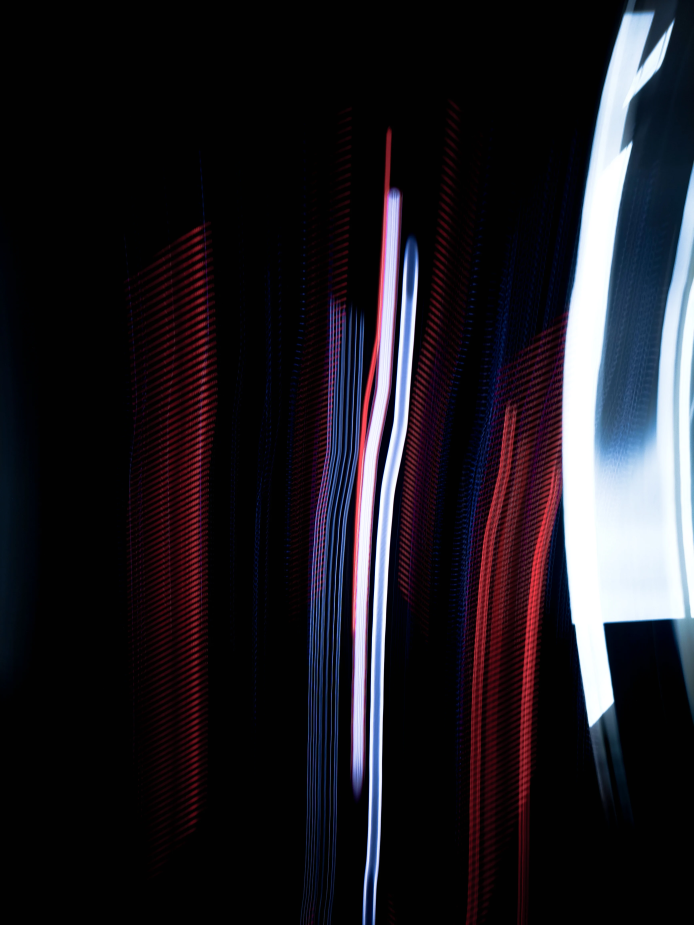
#> input picture assets/images/dark-gradient.jpg, 3468 x 4624 px (shown at 1/5 size)
$ python -i render_intro_thriller.py   (imports and definitions only)
#> lines starting #> are read from the running program, lines starting #| are printed output that depends on the picture; after the words box and inside, x2 and y2 are one past the last pixel; in counts of white or black regions, pixels touching at a corner belong together
from __future__ import annotations

import math
import shutil
import subprocess
from dataclasses import dataclass
from pathlib import Path

import numpy as np
from PIL import Image, ImageDraw, ImageFilter, ImageFont


ROOT = Path(__file__).resolve().parents[1]
VIDEO_DIR = ROOT / "assets" / "video"
CAPTIONS_DIR = VIDEO_DIR / "captions"
SOURCE_AUDIO = VIDEO_DIR / "source" / "teaser-source.mp4"

W, H, FPS = 960, 540, 20
DURATION = 60.0
FRAMES = int(DURATION * FPS)


@dataclass
class Scene:
    title: str
    subtitle: str
    accent: tuple[int, int, int]
    duration: float = 6.0


SCENES = [
    Scene("Lumenet Labs Presents", "A practical AI transformation experience", (88, 230, 220)),
    Scene("Evolve with AI", "Free 8-day live online workshop", (246, 202, 110)),
    Scene("Stop Random AI Use", "Build systems that drive real outcomes", (92, 225, 214)),
    Scene("Study + Exam Precision", "Revision loops, notes, memory prompts, planning", (241, 186, 94)),
    Scene("College + Scholarships", "Research, essays, SOP/LOR support, interviews", (90, 216, 209)),
    Scene("Career + Projects", "CV upgrades, networking, portfolio execution", (236, 182, 92)),
    Scene("Business + Content", "Offer ideas, validation, and smart content flow", (90, 224, 210)),
    Scene("AI Brain + Automation", "Build a personal intelligence operating layer", (243, 196, 106)),
    Scene("1 July to 8 July 2026", "7:30 PM to 9:30 PM IST | Live online via Zoom", (95, 226, 220)),
    Scene("Register Free Now", "Scan the QR and lock your seat", (245, 205, 118)),
]


def load_font(size: int, serif: bool = False) -> ImageFont.FreeTypeFont:
#> called with size = 56, serif = True
    serif_candidates = [
        "/System/Library/Fonts/Supplemental/Times New Roman Bold.ttf",
        "/System/Library/Fonts/Supplemental/Georgia Bold.ttf",
    ]
    sans_candidates = [
        "/System/Library/Fonts/Supplemental/Arial Bold.ttf",
        "/System/Library/Fonts/Supplemental/Verdana Bold.ttf",
    ]
    for path in (serif_candidates if serif else sans_candidates):
        try:
            return ImageFont.truetype(path, size=size)
        except OSError:
            pass
#> further down, picture is the input picture: PIL image 3468x4624 RGB; mean R, G, B 32.1, 29.1, 35.2
    return ImageFont.load_default()


H1_FONT = load_font(56, serif=True)
H2_FONT = load_font(28, serif=False)
KICKER_FONT = load_font(22, serif=False)
CHIP_FONT = load_font(17, serif=False)

XX = np.linspace(0.0, 1.0, W, dtype=np.float32)
YY = np.linspace(0.0, 1.0, H, dtype=np.float32)
GRID_X, GRID_Y = np.meshgrid(XX, YY)


def clamp01(value: float) -> float:
    return 0.0 if value < 0 else 1.0 if value > 1 else value


# [114 lines left out: functions smoothstep, find_scene, base_background, add_network_grid, add_thriller_streaks, add_floating_cards, not called in this run]


def draw_text_panel(frame: Image.Image) -> Image.Image:
    panel_box = (86, 116, W - 86, H - 98)

    blurred = frame.filter(ImageFilter.GaussianBlur(radius=7.0))
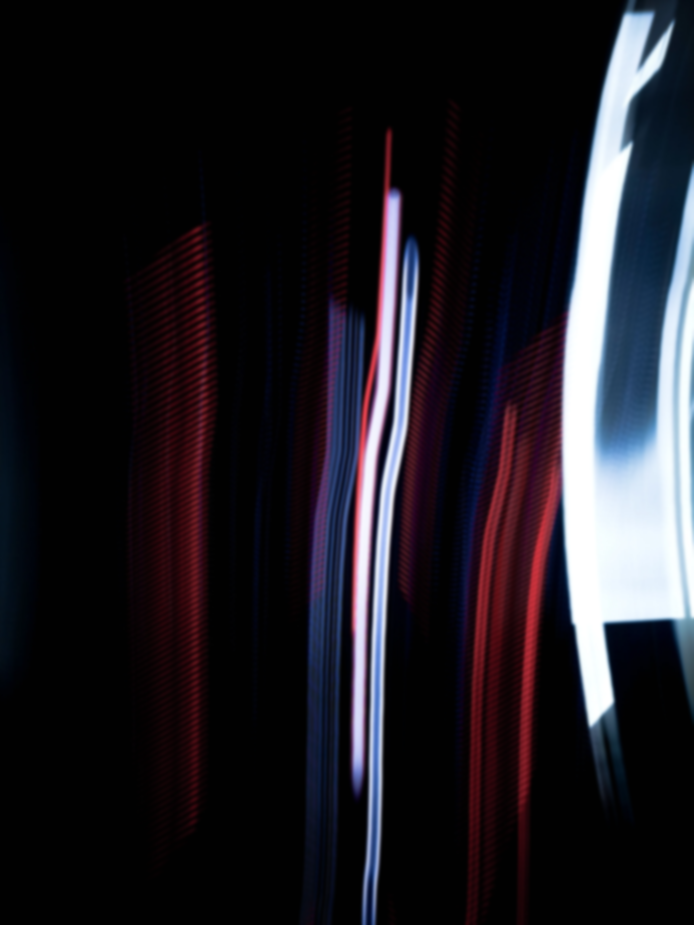
#> blurred: PIL image 3468x4624 RGB (shown at 1/5 size); mean R, G, B 32.1, 29.1, 35.2
    mask = Image.new("L", (W, H), 0)
#> mask: PIL image 960x540 L; every value is 0
    ImageDraw.Draw(mask).rounded_rectangle(panel_box, radius=32, fill=200)
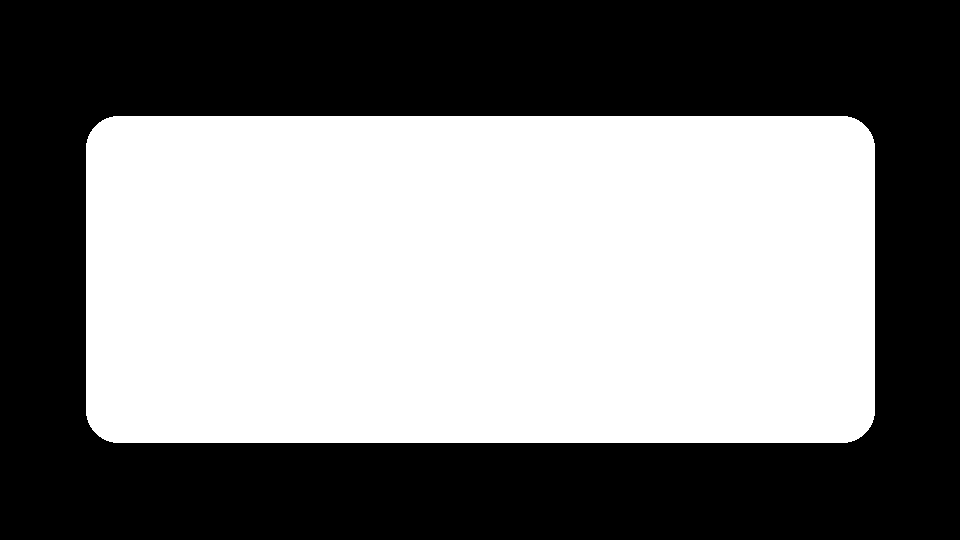
#> mask: PIL image 960x540 L; values 0 (black) and 200 (white), 49.6% white; 1 white region, box (x1, y1, x2, y2) and area: (86, 116, 875, 443) 257083
#> (the run stopped early here; a loop or call above may not have finished)
